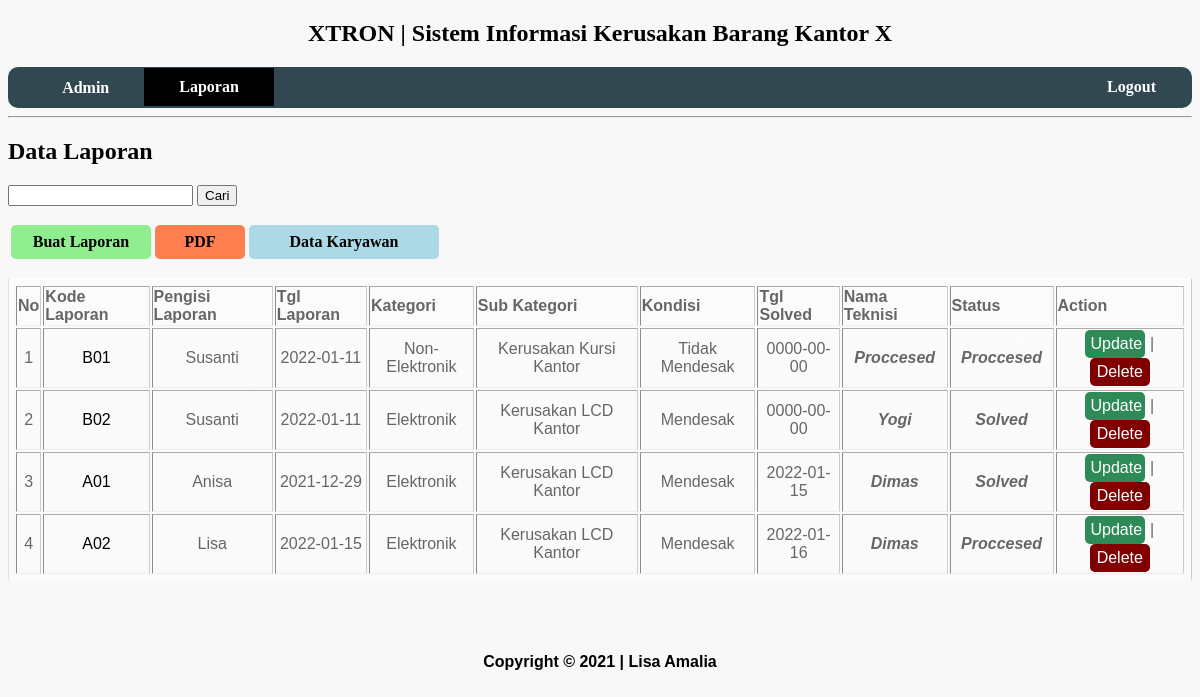
Page /Laporan.php (signed in) on the committed database.
### tables this page shows
CREATE TABLE `laporan` (
  `id` int(11) NOT NULL,
  `kode_laporan` varchar(20) NOT NULL,
  `tgl_laporan` date NOT NULL,
  `tgl_solved` date NOT NULL,
  `status` varchar(20) NOT NULL,
  `teknisi` varchar(100) NOT NULL,
  `pengisi` varchar(100) NOT NULL,
  `kategori` varchar(100) NOT NULL,
  `sub_kategori` varchar(100) NOT NULL,
  `kondisi` varchar(20) NOT NULL
);

### Laporan.php (the view, shortened to what this page needs)
<?php
	include 'config.php';
?>
<!DOCTYPE html>
<html>
<head>
	<link rel="stylesheet" type="text/css" href="style.css">
</head>
<body>
	<h2 class="header">XTRON | Sistem Informasi Kerusakan Barang Kantor X</h2>
	<div>
		<ul>
			<li><a href="#"><img src='coba.jpg' width="15px" height="15px;"> <?php echo $_SESSION['username']; ?></a></li>
			<li style="background-color: black;"><a href="Laporan.php">Laporan</a></li>
			<li style="float:right;"><a href="logout.php">Logout</a></li>
		</ul>
	</div><hr>
	<h2>Data Laporan</h2>
	<p><form action="" method="get">
		<input type="text" name="cari">
		<input type="submit" value="Cari">
	</form>
<p><table>
	<tr><td><a href="LaporanAdd.php" style="text-decoration: none; padding: 8px 20px; text-decoration: none; font-weight: bold; border-radius: 5px; cursor: pointer; width: 100px; text-align: center; display: inline-block;  background: lightgreen; color:black;">Buat Laporan</a></td>
	<td><a href=LaporanReport.php style="text-decoration: none; padding: 8px 20px; text-decoration: none; font-weight: bold; border-radius: 5px; cursor: pointer; width: 50px; text-align: center; display: inline-block;  background:  #FF7F50; color:black;">PDF</a></td>
	<td><a href=Karyawan.php style="text-decoration: none; padding: 8px 20px; text-decoration: none; font-weight: bold; border-radius: 5px; cursor: pointer; width: 150px; text-align: center; display: inline-block;  background:  lightblue; color:black;">Data Karyawan</a></td>
</table><p>
	<p style="padding-left:2px; ">
	<table border="1" class="table">
		<tr>
			<th>No</th>
			<th>Kode Laporan</th>
			<th>Pengisi Laporan</th>
			<th>Tgl Laporan</th>
			<th>Kategori</th>
			<th>Sub Kategori</th>
			<th>Kondisi</th>
			<th>Tgl Solved</th>
			<th>Nama Teknisi</th>
			<th>Status</th>
			<th>Action</th>
		</tr>
		<?php
			if(isset($_GET['cari'])){
				$cari = $_GET['cari'];
				$sql="select * from laporan  where kode_laporan like'%".$cari."%' or tgl_laporan like '%".$cari."%' or tgl_solved like '%".$cari."%' or status like '%".$cari."%'or teknisi like '%".$cari."%' or pengisi like '%".$cari."%' or kategori like '%".$cari."%' or sub_kategori like '%".$cari."%' or kondisi like '%".$cari."%'";
				$tampil = mysqli_query($koneksi,$sql);
			}else{
				$sql="select * from laporan";
				$tampil = mysqli_query($koneksi,$sql);
			}
			$no = 1;
			while($r = mysqli_fetch_array($tampil)){
				?>
				<tr style="text-align:center;">
					<td><?php echo $no++; ?></td>
					<td><?php echo "<a href='TeknisiEdit.php?id=".$r['id']."' style='text-decoration: none; color: black;'>"; echo $r['kode_laporan']; echo "</a>";?></td>
					<td><?php echo $r['pengisi']; ?></td>
					<td><?php echo $r['tgl_laporan']; ?></td>
					<td><?php echo $r['kategori']; ?></td>
					<td><?php echo $r['sub_kategori']; ?></td>
					<td><?php echo $r['kondisi']; ?></td>
					<td><?php echo $r['tgl_solved']; ?></td>
					<td><?php echo "<div style='font-weight: bold; border-radius: 5px;width: 100px;text-align: center; display: inline-block;  font-style:italic;'>"; echo $r['teknisi']; echo"</div>"?></td>
					<td><?php echo "<div style='font-weight: bold; border-radius: 5px;width: 100px; text-align: center; display: inline-block; font-style:italic;'>"; echo $r['status']; echo"</div>"?></td>
					<td><?php
            echo "<a href='LaporanEdit.php?id=".$r['id']."' class='edit'>Update</a> | ";
             echo "<a href='LaporanDel.php?id=".$r['id']."' class='del_btn '>Delete</a>"; ?>
            </td>
				</tr>
				<?php
			}
		?>
	</table> </p>
	<div style="padding-top: 40px;text-align: center; font-family: sans-serif;"><p><footer><b>Copyright &copy 2021 | Lisa Amalia</footer></p></div>
</body>
</html>

### style.css (style rules this page uses)
body { background : #f8f8f8; font-family: helvetica Neues; cursor: auto; }
.header { text-align:center; float:center; }
ul { border-radius: 10px; list-style-type: none; margin: 0; padding: 1px; overflow: hidden; font-weight:bold; background-color: #324851; }
li { float: left; }
li a { display: block; color:white; text-align: center; padding: 10px 35px 10px; text-decoration: none; }
.edit { background: #2E8B57; text-decoration: none; padding: 5px 5px; border-radius: 5px; cursor: pointer; width: 50px; text-align: center; display: inline-block; color: white; }
.del_btn { text-decoration: none; padding: 5px 5px; border-radius: 5px; cursor: pointer; width: 50px; text-align: center; display: inline-block; color: white; background: #800000; }
.table { width:100%; font-family: Arial, Helvetica, sans-serif; color: #666; border: #ccc 1px solid; padding: 35px 35px; border-left:1px solid #e0e0e0; border-bottom: 1px solid #e0e0e0; background: #ededed; border-left:none; text-align: center; padding-left: 5px; text-align: left; padding-left: 5px; border-left: 0; padding: 5px 5px 5px 5px; border-top: 1px solid #ffffff; border-bottom: 1px solid #e0e0e0; border-left: 1px solid #e0e0e0; background: #fafafa; background: -webkit-gradient(linear, left top, left bottom, from(#fbfbfb), to(#fafafa)); background: -moz-linear-gradient(top, #fbfbfb, #fafafa); border-bottom: 0; -moz-border-radius-bottomleft: 3px; -webkit-border-bottom-left-radius: 3px; border-bottom-left-radius: 3px; -moz-border-radius-bottomright: 3px; -webkit-border-bottom-right-radius: 3px; border-bottom-right-radius: 3px; }

### rows in the picture
laporan: kode_laporan "B01", pengisi "Susanti", tgl_laporan "2022-01-11", kategori "Non-Elektronik", sub_kategori "Kerusakan Kursi Kantor", kondisi "Tidak Mendesak", tgl_solved "0000-00-00", teknisi "Proccesed", status "Proccesed"
laporan: kode_laporan "B02", pengisi "Susanti", tgl_laporan "2022-01-11", kategori "Elektronik", sub_kategori "Kerusakan LCD Kantor", kondisi "Mendesak", tgl_solved "0000-00-00", teknisi "Yogi", status "Solved"
laporan: kode_laporan "A01", pengisi "Anisa", tgl_laporan "2021-12-29", kategori "Elektronik", sub_kategori "Kerusakan LCD Kantor", kondisi "Mendesak", tgl_solved "2022-01-15", teknisi "Dimas", status "Solved"
laporan: kode_laporan "A02", pengisi "Lisa", tgl_laporan "2022-01-15", kategori "Elektronik", sub_kategori "Kerusakan LCD Kantor", kondisi "Mendesak", tgl_solved "2022-01-16", teknisi "Dimas", status "Proccesed"

### other values in the picture
$_SESSION['username'] "Admin"
